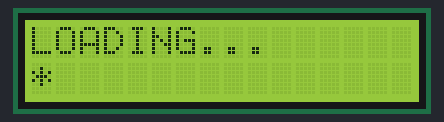
Bench run of a program on a simulated Raspberry Pi (BCM pin numbers). Parts: 16×2 character LCD. At 8.1 s the program stops and its outputs stay as they are.

Above: at 0.1 s.
At 1.1 s:
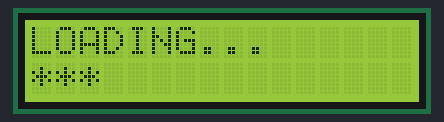
At 2.1 s:
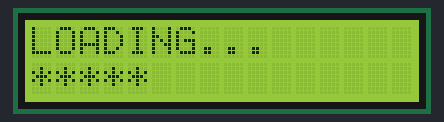
At 4.1 s:
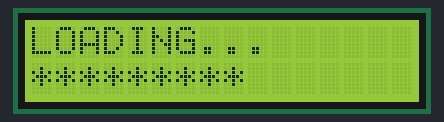
At 6.1 s:
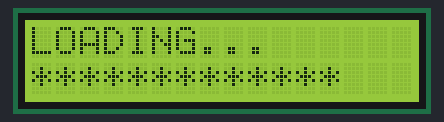
At 8.1 s:
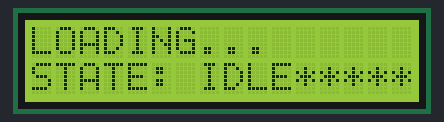

Measured:
- what the display in image 1 shows lasts 0.5 s, from 1.0 s to 1.5 s

The program:

startup.py
```python
#!/usr/bin/python

from Adafruit_CharLCD import Adafruit_CharLCD
from time import sleep
import Adafruit_DHT

# initialize LCD (must specify pinout and dimensions)
lcd = Adafruit_CharLCD(rs=27, en=17, d4=14, d5=4, d6=3, d7=2, cols=16, lines=2)

# write message to LCD1602
def lcd_message(message):
	lcd.clear()
	lcd.message(message)

# welcome loading screen
lcd.clear()
lcd.message("LOADING...\n")
for i in range(16):
	lcd.message("*")
	sleep(0.5)

lcd.clear
lcd.message("***ENVIRO-HUB***\nSTATE: IDLE")
```
